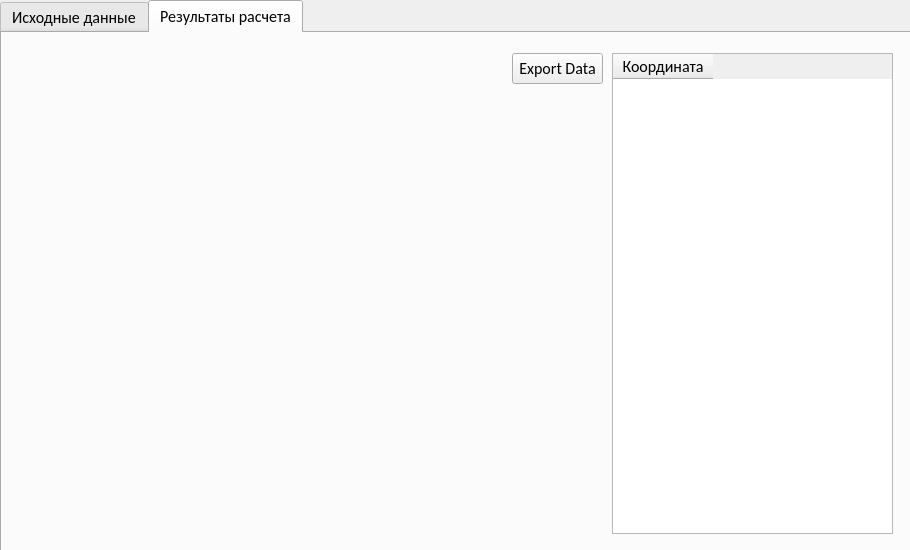
<?xml version="1.0" encoding="UTF-8"?>
<ui version="4.0">
 <class>MainWindow</class>
 <widget class="QMainWindow" name="MainWindow">
  <property name="geometry">
   <rect>
    <x>0</x>
    <y>0</y>
    <width>910</width>
    <height>550</height>
   </rect>
  </property>
  <property name="minimumSize">
   <size>
    <width>910</width>
    <height>550</height>
   </size>
  </property>
  <property name="maximumSize">
   <size>
    <width>910</width>
    <height>550</height>
   </size>
  </property>
  <property name="font">
   <font>
    <family>Calibri</family>
    <pointsize>10</pointsize>
   </font>
  </property>
  <property name="windowTitle">
   <string>Нагрев сляба</string>
  </property>
  <property name="locale">
   <locale language="Russian" country="Russia"/>
  </property>
  <widget class="QWidget" name="centralwidget">
   <property name="minimumSize">
    <size>
     <width>460</width>
     <height>330</height>
    </size>
   </property>
   <property name="sizeIncrement">
    <size>
     <width>0</width>
     <height>0</height>
    </size>
   </property>
   <widget class="QTabWidget" name="tabWidget">
    <property name="geometry">
     <rect>
      <x>0</x>
      <y>0</y>
      <width>10000</width>
      <height>10000</height>
     </rect>
    </property>
    <property name="minimumSize">
     <size>
      <width>460</width>
      <height>360</height>
     </size>
    </property>
    <property name="font">
     <font>
      <family>Calibri</family>
      <pointsize>12</pointsize>
     </font>
    </property>
    <property name="toolTip">
     <string/>
    </property>
    <property name="currentIndex">
     <number>1</number>
    </property>
    <widget class="QWidget" name="tab">
     <property name="locale">
      <locale language="Russian" country="Russia"/>
     </property>
     <attribute name="title">
      <string>Исходные данные</string>
     </attribute>
     <widget class="QPushButton" name="pushButton">
      <property name="geometry">
       <rect>
        <x>320</x>
        <y>430</y>
        <width>221</width>
        <height>81</height>
       </rect>
      </property>
      <property name="font">
       <font>
        <family>Calibri</family>
        <pointsize>16</pointsize>
       </font>
      </property>
      <property name="text">
       <string>Расчет</string>
      </property>
     </widget>
     <widget class="QLabel" name="label_8">
      <property name="geometry">
       <rect>
        <x>360</x>
        <y>270</y>
        <width>141</width>
        <height>21</height>
       </rect>
      </property>
      <property name="font">
       <font>
        <family>Calibri</family>
        <pointsize>16</pointsize>
       </font>
      </property>
      <property name="text">
       <string>Время, сек</string>
      </property>
     </widget>
     <widget class="QLabel" name="label_4">
      <property name="geometry">
       <rect>
        <x>360</x>
        <y>60</y>
        <width>211</width>
        <height>21</height>
       </rect>
      </property>
      <property name="font">
       <font>
        <family>Calibri</family>
        <pointsize>16</pointsize>
       </font>
      </property>
      <property name="text">
       <string>Толщина пластины, мм</string>
      </property>
     </widget>
     <widget class="QLabel" name="label_6">
      <property name="geometry">
       <rect>
        <x>360</x>
        <y>130</y>
        <width>201</width>
        <height>21</height>
       </rect>
      </property>
      <property name="font">
       <font>
        <family>Calibri</family>
        <pointsize>16</pointsize>
       </font>
      </property>
      <property name="text">
       <string>Нач. темп-ра, °С</string>
      </property>
     </widget>
     <widget class="QLabel" name="label_10">
      <property name="geometry">
       <rect>
        <x>0</x>
        <y>0</y>
        <width>901</width>
        <height>51</height>
       </rect>
      </property>
      <property name="font">
       <font>
        <family>Calibri</family>
        <pointsize>26</pointsize>
       </font>
      </property>
      <property name="text">
       <string>Калькулятор нагрева стальной пластины</string>
      </property>
      <property name="textFormat">
       <enum>Qt::PlainText</enum>
      </property>
      <property name="alignment">
       <set>Qt::AlignCenter</set>
      </property>
      <property name="textInteractionFlags">
       <set>Qt::LinksAccessibleByMouse</set>
      </property>
     </widget>
     <widget class="QLabel" name="label_5">
      <property name="geometry">
       <rect>
        <x>360</x>
        <y>200</y>
        <width>221</width>
        <height>21</height>
       </rect>
      </property>
      <property name="font">
       <font>
        <family>Calibri</family>
        <pointsize>16</pointsize>
       </font>
      </property>
      <property name="text">
       <string>Количество слоев</string>
      </property>
     </widget>
     <widget class="QLineEdit" name="lineEdit">
      <property name="geometry">
       <rect>
        <x>370</x>
        <y>90</y>
        <width>111</width>
        <height>31</height>
       </rect>
      </property>
      <property name="text">
       <string>50</string>
      </property>
      <property name="placeholderText">
       <string>232</string>
      </property>
      <property name="clearButtonEnabled">
       <bool>false</bool>
      </property>
     </widget>
     <widget class="QLineEdit" name="lineEdit_2">
      <property name="geometry">
       <rect>
        <x>370</x>
        <y>160</y>
        <width>111</width>
        <height>31</height>
       </rect>
      </property>
      <property name="text">
       <string>25</string>
      </property>
      <property name="placeholderText">
       <string>25</string>
      </property>
      <property name="clearButtonEnabled">
       <bool>false</bool>
      </property>
     </widget>
     <widget class="QLineEdit" name="lineEdit_4">
      <property name="geometry">
       <rect>
        <x>370</x>
        <y>230</y>
        <width>111</width>
        <height>31</height>
       </rect>
      </property>
      <property name="text">
       <string>10</string>
      </property>
      <property name="placeholderText">
       <string/>
      </property>
      <property name="clearButtonEnabled">
       <bool>false</bool>
      </property>
     </widget>
     <widget class="QLineEdit" name="lineEdit_5">
      <property name="geometry">
       <rect>
        <x>370</x>
        <y>300</y>
        <width>111</width>
        <height>31</height>
       </rect>
      </property>
      <property name="text">
       <string>10</string>
      </property>
      <property name="placeholderText">
       <string/>
      </property>
      <property name="clearButtonEnabled">
       <bool>false</bool>
      </property>
     </widget>
     <widget class="QLineEdit" name="lineEdit_6">
      <property name="geometry">
       <rect>
        <x>370</x>
        <y>370</y>
        <width>111</width>
        <height>31</height>
       </rect>
      </property>
      <property name="text">
       <string>150</string>
      </property>
      <property name="placeholderText">
       <string/>
      </property>
      <property name="clearButtonEnabled">
       <bool>false</bool>
      </property>
     </widget>
     <widget class="QLabel" name="label_9">
      <property name="geometry">
       <rect>
        <x>360</x>
        <y>340</y>
        <width>261</width>
        <height>21</height>
       </rect>
      </property>
      <property name="font">
       <font>
        <family>Calibri</family>
        <pointsize>16</pointsize>
       </font>
      </property>
      <property name="text">
       <string>Коэф. теплоотдачи</string>
      </property>
     </widget>
     <widget class="QLabel" name="label_12">
      <property name="geometry">
       <rect>
        <x>490</x>
        <y>370</y>
        <width>261</width>
        <height>31</height>
       </rect>
      </property>
      <property name="font">
       <font>
        <family>Calibri</family>
        <pointsize>10</pointsize>
       </font>
      </property>
      <property name="text">
       <string>Не менять, если не уверен в значении</string>
      </property>
      <property name="scaledContents">
       <bool>false</bool>
      </property>
     </widget>
    </widget>
    <widget class="QWidget" name="tab_2">
     <attribute name="title">
      <string>Результаты расчета</string>
     </attribute>
     <widget class="QWidget" name="verticalLayoutWidget">
      <property name="geometry">
       <rect>
        <x>20</x>
        <y>20</y>
        <width>591</width>
        <height>481</height>
       </rect>
      </property>
      <layout class="QVBoxLayout" name="verticalLayout">
       <item>
        <widget class="MplWidget" name="widget" native="true"/>
       </item>
      </layout>
     </widget>
     <widget class="QLabel" name="label_11">
      <property name="geometry">
       <rect>
        <x>10</x>
        <y>10</y>
        <width>631</width>
        <height>71</height>
       </rect>
      </property>
      <property name="locale">
       <locale language="Russian" country="Russia"/>
      </property>
      <property name="text">
       <string/>
      </property>
      <property name="wordWrap">
       <bool>true</bool>
      </property>
     </widget>
     <widget class="QTableWidget" name="tableWidget">
      <property name="geometry">
       <rect>
        <x>610</x>
        <y>20</y>
        <width>281</width>
        <height>481</height>
       </rect>
      </property>
      <column>
       <property name="text">
        <string>Координата</string>
       </property>
      </column>
     </widget>
     <widget class="QPushButton" name="pushButton_2">
      <property name="geometry">
       <rect>
        <x>510</x>
        <y>20</y>
        <width>91</width>
        <height>31</height>
       </rect>
      </property>
      <property name="text">
       <string>Export Data</string>
      </property>
     </widget>
    </widget>
   </widget>
  </widget>
 </widget>
 <customwidgets>
  <customwidget>
   <class>MplWidget</class>
   <extends>QWidget</extends>
   <header>mplwidget.h</header>
   <container>1</container>
  </customwidget>
 </customwidgets>
 <resources/>
 <connections/>
</ui>
